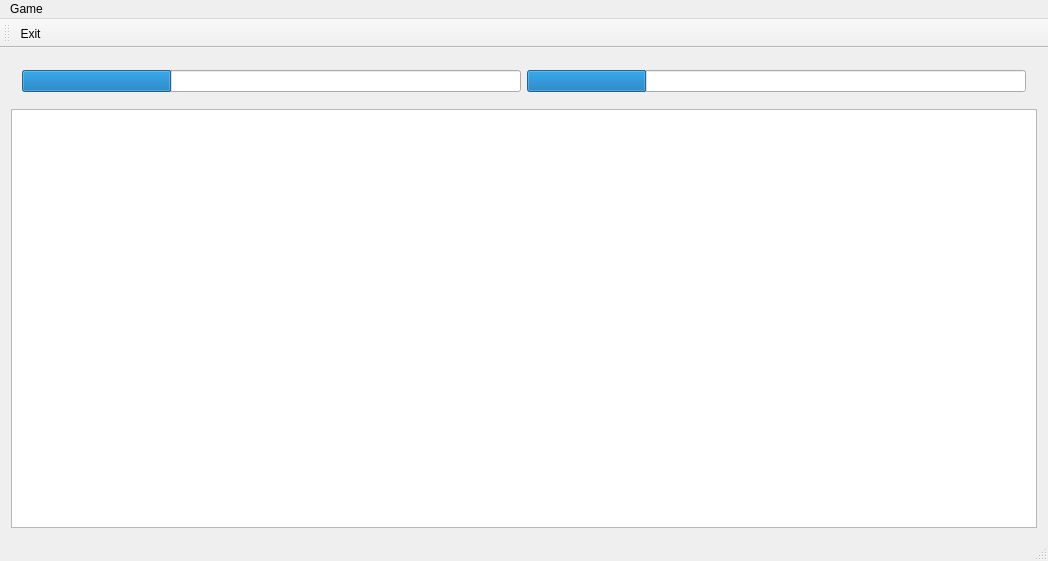
<?xml version="1.0" encoding="UTF-8"?>
<ui version="4.0">
 <class>MainWindow</class>
 <widget class="QMainWindow" name="MainWindow">
  <property name="geometry">
   <rect>
    <x>0</x>
    <y>0</y>
    <width>1048</width>
    <height>561</height>
   </rect>
  </property>
  <property name="windowTitle">
   <string>MainWindow</string>
  </property>
  <widget class="QWidget" name="centralWidget">
   <layout class="QVBoxLayout" name="verticalLayout">
    <item>
     <widget class="QWidget" name="widget" native="true">
      <layout class="QHBoxLayout" name="horizontalLayout">
       <item>
        <widget class="QProgressBar" name="cpuBar">
         <property name="value">
          <number>30</number>
         </property>
         <property name="textVisible">
          <bool>true</bool>
         </property>
         <property name="format">
          <string/>
         </property>
        </widget>
       </item>
       <item>
        <widget class="QProgressBar" name="memoryBar">
         <property name="value">
          <number>24</number>
         </property>
         <property name="format">
          <string/>
         </property>
        </widget>
       </item>
      </layout>
     </widget>
    </item>
    <item>
     <widget class="QGraphicsView" name="graphicsView"/>
    </item>
   </layout>
  </widget>
  <widget class="QMenuBar" name="menuBar">
   <property name="geometry">
    <rect>
     <x>0</x>
     <y>0</y>
     <width>1048</width>
     <height>20</height>
    </rect>
   </property>
   <widget class="QMenu" name="menuGame">
    <property name="title">
     <string>Game</string>
    </property>
    <addaction name="actionExit"/>
   </widget>
   <addaction name="menuGame"/>
  </widget>
  <widget class="QToolBar" name="mainToolBar">
   <attribute name="toolBarArea">
    <enum>TopToolBarArea</enum>
   </attribute>
   <attribute name="toolBarBreak">
    <bool>false</bool>
   </attribute>
   <addaction name="actionExit"/>
  </widget>
  <widget class="QStatusBar" name="statusBar"/>
  <action name="actionExit">
   <property name="icon">
    <iconset theme="application-exit">
     <normaloff/>
    </iconset>
   </property>
   <property name="text">
    <string>Exit</string>
   </property>
   <property name="toolTip">
    <string>Exit</string>
   </property>
   <property name="shortcut">
    <string>Ctrl+Q</string>
   </property>
  </action>
 </widget>
 <layoutdefault spacing="6" margin="11"/>
 <resources/>
 <connections/>
</ui>
